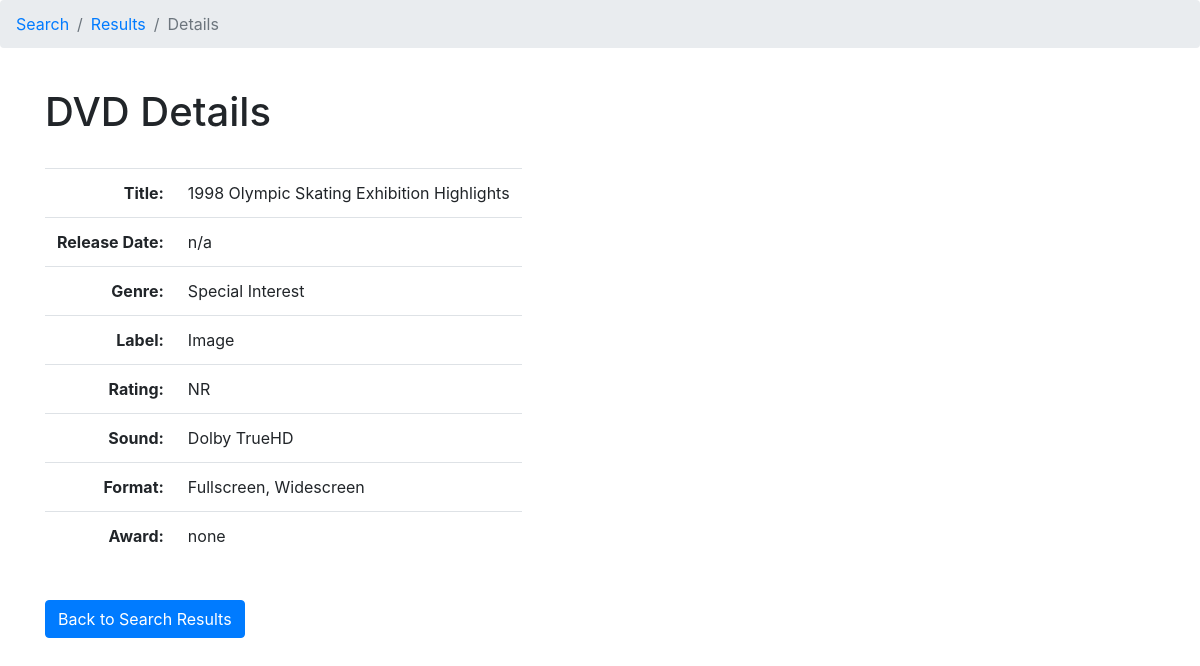
The app's page /assignment_09/details.php?id=15 with its own data.
### tables this page shows
CREATE TABLE `dvd_titles` (
  `dvd_title_id` int(11) NOT NULL,
  `title` varchar(255) NOT NULL,
  `release_date` date DEFAULT NULL,
  `award` varchar(255) DEFAULT NULL,
  `label_id` int(11) DEFAULT NULL,
  `sound_id` int(11) DEFAULT NULL,
  `genre_id` int(11) DEFAULT NULL,
  `rating_id` int(11) DEFAULT NULL,
  `format_id` int(11) DEFAULT NULL
);

CREATE TABLE `genres` (
  `genre_id` int(11) NOT NULL,
  `genre` varchar(255) NOT NULL
);

CREATE TABLE `labels` (
  `label_id` int(11) NOT NULL,
  `label` varchar(255) NOT NULL
);

CREATE TABLE `ratings` (
  `rating_id` int(11) NOT NULL,
  `rating` varchar(255) NOT NULL
);

CREATE TABLE `sounds` (
  `sound_id` int(11) NOT NULL,
  `sound` varchar(255) NOT NULL
);

CREATE TABLE `formats` (
  `format_id` int(11) NOT NULL,
  `format` varchar(255) NOT NULL
);

### assignment_09/details.php (the view, shortened to what this page needs)
<?php
	if ( !isset($_GET['id']) || empty($_GET['id']) ) {
		$error = "Invalid Track ID";
	}
	else {
		$host = "303.itpwebdev.com";
		$password = "Iaminla123";
		$db = "benjamfr_DVD_db";
		$user = "benjamfr_db_user";
		$mysqli = new mysqli($host,$user,$password, $db);
		$mysqli->set_charset('utf8');
		$sql_id = "SELECT * FROM dvd_titles WHERE dvd_titles.dvd_title_id = " . $_GET['id'] . ";";
		$check = $mysqli->query($sql_id);
		if ( $check->num_rows == 0 ) {
			echo $mysqli->error;
			$error = "Invalid Track ID";
			$mysqli->close();
		}
		else {
			$sql = "SELECT dvd_titles.dvd_title_id, dvd_titles.title AS dvd_title, genres.genre, ratings.rating, labels.label, formats.format, sounds.sound, dvd_titles.award, dvd_titles.release_date
				FROM dvd_titles
				LEFT JOIN genres ON dvd_titles.genre_id = genres.genre_id
				LEFT JOIN ratings ON dvd_titles.rating_id = ratings.rating_id
				LEFT JOIN labels ON dvd_titles.label_id = labels.label_id
				LEFT JOIN formats ON dvd_titles.format_id = formats.format_id
				LEFT JOIN sounds ON dvd_titles.sound_id = sounds.sound_id
				WHERE dvd_titles.dvd_title_id = " . $_GET['id'] . ";";
			$results = $mysqli->query($sql);
			$details = $results->fetch_assoc();
		}
	}
?>
<!DOCTYPE html>
<html>
<head>
	<link rel="stylesheet" href="https://maxcdn.bootstrapcdn.com/bootstrap/4.0.0/css/bootstrap.min.css">
</head>
<body>
	<ol class="breadcrumb">
		<li class="breadcrumb-item"><a href="search_form.php">Search</a></li>
		<li class="breadcrumb-item"><a href="search_results.php">Results</a></li>
		<li class="breadcrumb-item active">Details</li>
	</ol>
	<div class="container">
		<div class="row">
			<h1 class="col-12 mt-4">DVD Details</h1>
		</div>
	</div>
	<div class="container">
		<div class="row mt-4">
			<div class="col-12">
				<?php if (isset($error) && !empty($error) ) : ?>
					<div class="text-danger font-italic"><?php echo $error ?></div>
				<?php else : ?>
					<table class="table table-responsive">
						<tr>
							<th class="text-right">Title:</th>
							<td> <?php echo $details['dvd_title'] ?> </td>
						</tr>
						<tr>
							<th class="text-right">Release Date:</th>
							<td> <?php if(!$details['release_date']) { echo "n/a";} else { echo $details['release_date'];} ?> </td>
						</tr>
						<tr>
							<th class="text-right">Genre:</th>
							<td> <?php if(!$details['genre']){echo "n/a";} else{echo $details['genre'];} ?> </td>
						</tr>
						<tr>
							<th class="text-right">Label:</th>
							<td> <?php if(!$details['label']){echo "n/a";} else{ echo $details['label'];} ?> </td>
						</tr>
						<tr>
							<th class="text-right">Rating:</th>
							<td> <?php if(!$details['rating']){echo "n/a";} else{echo $details['rating'];} ?> </td>
						</tr>
						<tr>
							<th class="text-right">Sound:</th>
							<td> <?php if(!$details['sound']){echo "n/a";} else{ echo $details['sound'];} ?> </td>
						</tr>
						<tr>
							<th class="text-right">Format:</th>
							<td> <?php if(!$details['format']){echo "n/a";} else{echo $details['format'];} ?> </td>
						</tr>
						<tr>
							<th class="text-right">Award:</th>
							<td> <?php if(!$details['award']){ echo "none";} else{ echo $details['award'];} ?> </td>
						</tr>
					</table>
				<?php endif; ?>
			</div>
		</div>
		<div class="row mt-4 mb-4">
			<div class="col-12">
				<a href="search_results.php" role="button" class="btn btn-primary">Back to Search Results</a>
			</div>
		</div>
	</div>
</body>
</html>

### records on screen
dvd_titles: title "1998 Olympic Skating Exhibition Highlights", genre.genre "Special Interest", label.label "Image", rating.rating "NR", sound.sound "Dolby TrueHD", format.format "Fullscreen, Widescreen"
